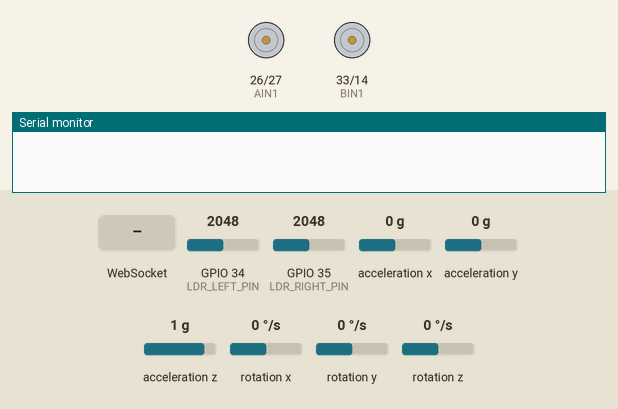
Simulated run of this sketch. Board: ESP32. On the bench: motor-driver pin pairs drawn as motors (green arrow = first pin HIGH = forward, orange = second pin HIGH = backward, longer = more drive, scaled by the enable pin), the last lines printed to the serial monitor. Wiring (inferred from the names in the program): MPU-6050 motion sensor at I2C address 0x68. Inputs (shaded band) come from the test bench; at power-on: acceleration z 1 g, GPIO 34 (LDR_LEFT_PIN) = 2048, GPIO 35 (LDR_RIGHT_PIN) = 2048, rotation x 0 °/s, acceleration x 0 g, acceleration y 0 g, rotation y 0 °/s, rotation z 0 °/s.

Above: at 2.9 s.
3.0 s: acceleration z set to 0.2 g
4.5 s: acceleration z set to -0.1 g
At 4.8 s:
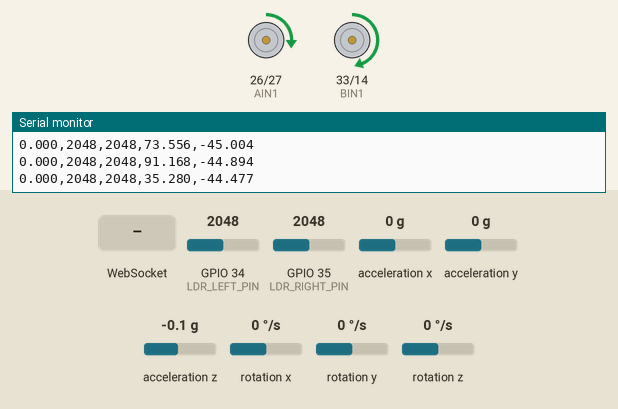
At 7.3 s:
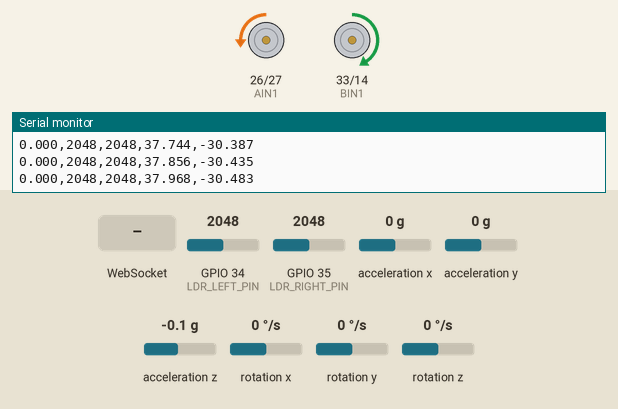
7.5 s: WebSocket text "STOP" received
10.5 s: GPIO 34 (LDR_LEFT_PIN) set to 2866
13.5 s: GPIO 35 (LDR_RIGHT_PIN) set to 2866
At 15.1 s:
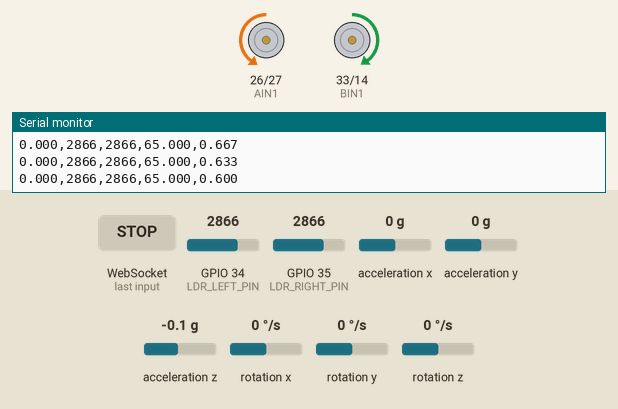
15.3 s: rotation x set to -192 °/s
At 16.7 s:
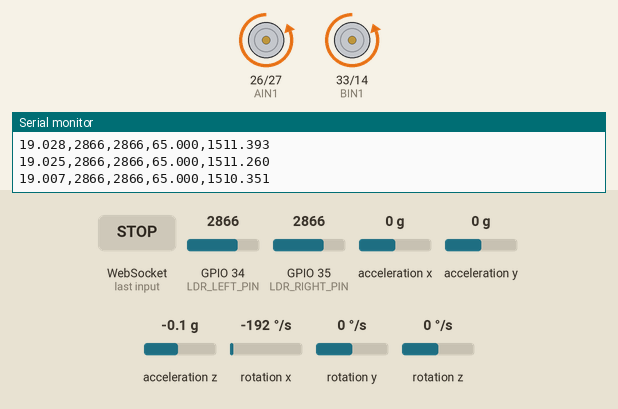
Timing chart, 0 to 17.8 s (numbered marks = the images above; inputs shaded):
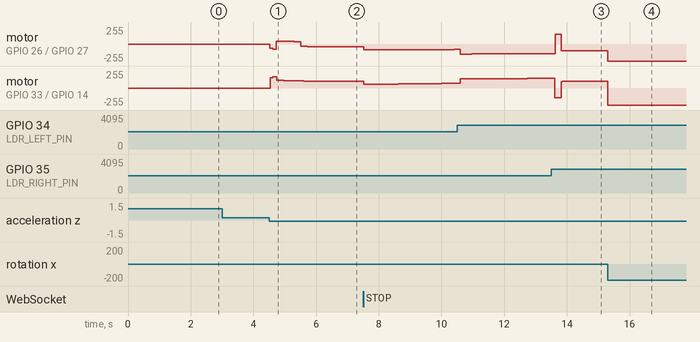

The sketch:

lfr_light_following_robot.ino
```cpp
#include <Wire.h>
#include <WiFi.h>
#include <ESPAsyncWebServer.h>

// ====================================================================
// Lab 13 — Self-Balancing Robot + Light Following (MIMO Control)
// OPTIMIZED FOR: Aggressive Light Following / High Steering Priority
// ====================================================================

// ─── Data Logging Requirements ───
#define BUFFER_SIZE 2000
float angleBuffer[BUFFER_SIZE];
int bufferIndex = 0;
bool recording = false;
bool recordComplete = false;

// ─── Wi-Fi Setup ──────────────────────────────────
const char* ssid = "ESP_burners";
const char* password = "password123";
AsyncWebServer server(80);
AsyncWebSocket ws("/ws");

// ─── MPU-6050 Setup ───
const int MPU_addr = 0x68;
int16_t AcX, AcY, AcZ, GyX, GyY, GyZ;
float accAngle = 0, gyroRate = 0, currentAngle = 0, gyroBiasY = 0;
unsigned long lastTime = 0, lastTele = 0, lastSerialPrint = 0;
float dt = 0;

// ─── INNER LOOP: Balance PID Tuning Parameters ───
float baseSetpoint = 0.90; // Your calibrated physical balance angle
float setpoint = 0.90; // Handled dynamically by position loop
float Kp = 50.0;
float Ki = 0.8;
float Kd = 3.0;

// ─── MIDDLE LOOP: Smoothed Position Cascade Control ───
float Kp_pos = 0.008;
float robotPosition = 0;
float filteredPID = 0;
float u_bal = 0;

float safetyLimit = 25.0;
float error = 0, I = 0, PID_value = 0;

// ─── PIN CONFIGURATION & CONTROLS (YOUR HARDWARE) ───
const int PWMA = 25, AIN1 = 26, AIN2 = 27, PWMB = 32, BIN1 = 33, BIN2 = 14;
int deadbandLeft = 35, deadbandRight = 35;
const float MOTOR_DIR_SIGN = 1.0;

// ─── OUTER LOOP: Light-Following Parameters (GPIO 34 & 35) ───
const int LDR_LEFT_PIN = 34;
const int LDR_RIGHT_PIN = 35;

// Hardware balance calibration offset
const int LDR_RIGHT_OFFSET = 140;

int ldrLeft = 0;
int ldrRight = 0;
float e_light = 0;
float e_light_prev = 0;
float I_light = 0;
unsigned long lastLightLoop = 0;

// AGGRESSIVE STEERING GAINS (Increased authority for rapid tracking)
float Kp_L = 0.25; // Increased from 0.08 for sharp, instant turn response
float Ki_L = 0.008;
float Kd_L = 0.08; // Increased from 0.02 to whip the motors during fast transitions
float u_dir = 0;

// ─── Forward Declarations ───
void readMPU();
void moveMotors(float bal, float dir);
void stopMotors();

// =====================================================================
// MODERN CONTROL PANEL DASHBOARD
// =====================================================================
const char index_html[] PROGMEM = R"rawliteral(
<!DOCTYPE html>
<html>
<head>
<title>NeoBot Control Panel</title>
<meta name="viewport" content="width=device-width, initial-scale=1">
<style>
*{ margin:0; padding:0; box-sizing:border-box; }
body{ background:#0f172a; font-family:'Trebuchet MS',sans-serif; color:white; min-height:100vh; display:flex; justify-content:center; align-items:center; padding:20px; }
.panel{ width:100%; max-width:520px; background:#111827; border:2px solid #1e293b; border-radius:24px; overflow:hidden; box-shadow:0 0 35px rgba(0,0,0,0.5); }
.topbar{ background:linear-gradient(135deg,#06b6d4,#3b82f6); padding:22px; text-align:center; }
.topbar h1{ font-size:2rem; letter-spacing:1px; }
.topbar p{ font-size:0.9rem; opacity:0.9; margin-top:5px; }
.content{ padding:20px; }
.angleBox{ background:#1e293b; border-radius:20px; padding:22px; text-align:center; margin-bottom:18px; border:1px solid #334155; }
.angleBox span{ display:block; font-size:0.9rem; color:#94a3b8; margin-bottom:10px; }
#angleDisp{ font-size:4rem; font-weight:bold; color:#22d3ee; font-family:monospace; }
.sensorGrid{ display:grid; grid-template-columns:repeat(3,1fr); gap:12px; margin-bottom:20px; }
.sensor{ background:#1e293b; padding:14px; border-radius:16px; text-align:center; border:1px solid #334155; }
.sensor h4{ font-size:0.7rem; color:#94a3b8; margin-bottom:8px; }
.sensor div{ font-size:1.4rem; font-weight:bold; color:#f8fafc; }
.heading{ margin:18px 0 10px; font-size:0.85rem; color:#38bdf8; text-transform:uppercase; letter-spacing:2px; }
.card{ background:#1e293b; border-radius:16px; padding:14px; margin-bottom:12px; display:flex; justify-content:space-between; align-items:center; border:1px solid #334155; }
.card label{ font-weight:bold; font-size:0.95rem; }
.card input{ width:110px; padding:10px; border:none; border-radius:10px; background:#0f172a; color:#22d3ee; text-align:center; font-size:0.95rem; outline:none; }
.stop{ width:100%; margin-top:18px; padding:16px; border:none; border-radius:18px; background:#ef4444; color:white; font-size:1rem; font-weight:bold; cursor:pointer; transition:0.2s; }
.stop:hover{ background:#dc2626; transform:translateY(-2px); }
.bottom{ text-align:center; margin-top:18px; color:#64748b; font-size:0.8rem; }
@media(max-width:500px){ .sensorGrid{ grid-template-columns:1fr; } #angleDisp{ font-size:3rem; } }
</style>
</head>
<body>
<div class="panel">
  <div class="topbar">
    <h1>NeoBot Dashboard</h1>
    <p>Self Balancing + Light Tracking System</p>
  </div>
  <div class="content">
    <div class="angleBox">
      <span>Current Tilt Angle</span>
      <div id="angleDisp">0.0°</div>
    </div>
    <div class="sensorGrid">
      <div class="sensor"><h4>LEFT SENSOR</h4><div id="ldrL">0</div></div>
      <div class="sensor"><h4>RIGHT SENSOR</h4><div id="ldrR">0</div></div>
      <div class="sensor"><h4>LIGHT ERROR</h4><div id="ldrE">0</div></div>
    </div>
    <div class="heading">Balance Controller</div>
    <div class="card"><label>Kp</label><input type="number" step="0.5" value="50" onchange="u('P',this.value)"></div>
    <div class="card"><label>Ki</label><input type="number" step="0.1" value="0.8" onchange="u('I',this.value)"></div>
    <div class="card"><label>Kd</label><input type="number" step="0.1" value="3" onchange="u('D',this.value)"></div>
    <div class="card"><label>Setpoint</label><input type="number" step="0.1" value="0.9" onchange="u('S',this.value)"></div>
    <div class="card"><label>Safety Limit</label><input type="number" step="1" value="25" onchange="u('L',this.value)"></div>
    <div class="heading">Light Tracking Controller</div>
    <div class="card"><label>Kp_L</label><input type="number" step="0.01" value="0.25" onchange="u('LP',this.value)"></div>
    <div class="card"><label>Ki_L</label><input type="number" step="0.001" value="0.008" onchange="u('LI',this.value)"></div>
    <div class="card"><label>Kd_L</label><input type="number" step="0.01" value="0.08" onchange="u('LD',this.value)"></div>
    <button class="stop" onclick="u('STOP',0)">EMERGENCY STOP</button>
    <div class="bottom">WiFi PID Monitoring Interface</div>
  </div>
</div>
<script>
var w = new WebSocket(`ws://${location.hostname}/ws`);
w.onclose = () => setTimeout(() => location.reload(), 2000);
w.onmessage = (e) => {
  var parts = e.data.split(',');
  if(parts.length === 4){
    document.getElementById('angleDisp').innerHTML = parts[0] + '°';
    document.getElementById('ldrL').innerHTML = parts[1];
    document.getElementById('ldrR').innerHTML = parts[2];
    document.getElementById('ldrE').innerHTML = parts[3];
  }
};
function u(c,v){ if(w.readyState===1 && v!=="") w.send(c + '=' + v); }
</script>
</body>
</html>
)rawliteral";

// ─── WebSocket Event Handler ───
void onEvent(AsyncWebSocket *server, AsyncWebSocketClient *client,
             AwsEventType type, void *arg, uint8_t *data, size_t len) {
  if (type == WS_EVT_DATA) {
    data[len] = 0;
    String msg = (char*)data;
    char p = msg.charAt(0);
    float v = msg.substring(2).toFloat();
    if (p == 'P') Kp = v;
    else if (p == 'I') Ki = v;
    else if (p == 'D') Kd = v;
    else if (p == 'S') { setpoint = v; baseSetpoint = v; }
    else if (p == 'L') safetyLimit = v;
    else if (msg.startsWith("LP")) Kp_L = v;
    else if (msg.startsWith("LI")) Ki_L = v;
    else if (msg.startsWith("LD")) Kd_L = v;
    else if (msg.startsWith("STOP")) { stopMotors(); I = 0; I_light = 0; u_dir = 0; }
  }
}

// =====================================================================
// SETUP
// =====================================================================
void setup() {
  Serial.begin(115200);
  Wire.begin(21, 22);

  Wire.beginTransmission(MPU_addr);
  Wire.write(0x6B); Wire.write(0);
  Wire.endTransmission(true);

  WiFi.mode(WIFI_AP);
  WiFi.softAP(ssid, password);
  ws.onEvent(onEvent);
  server.addHandler(&ws);
  server.on("/", HTTP_GET, [](AsyncWebServerRequest *request){
    request->send_P(200, "text/html", index_html);
  });
  server.begin();

  pinMode(PWMA, OUTPUT); pinMode(AIN1, OUTPUT); pinMode(AIN2, OUTPUT);
  pinMode(PWMB, OUTPUT); pinMode(BIN1, OUTPUT); pinMode(BIN2, OUTPUT);
  stopMotors();
  analogWriteFrequency(PWMA, 20000);
  analogWriteFrequency(PWMB, 20000);

  // Gyro Calibration
  long sum = 0;
  for (int i = 0; i < 500; i++) { readMPU(); sum += GyX; delay(2); }
  gyroBiasY = sum / 500.0;
  lastTime = micros();
  setpoint = baseSetpoint;
}

// =====================================================================
// MAIN LOOP
// =====================================================================
void loop() {
  ws.cleanupClients();

  unsigned long currentTime = micros();
  dt = (currentTime - lastTime) / 1000000.0;
  if (dt < 0.005) return;
  lastTime = currentTime;

  readMPU();

  accAngle = atan2(AcY, -AcZ) * 180.0 / PI;

  // Safety Trip-switch
  if (abs(accAngle) > safetyLimit || abs(accAngle - baseSetpoint) > safetyLimit) {
    stopMotors();
    I = 0;
    I_light = 0;
    robotPosition = 0;
    filteredPID = 0;
    u_dir = 0;
    return;
  }

  gyroRate = -((GyX - gyroBiasY) / 131.0);
  currentAngle = 0.95 * (currentAngle + gyroRate * dt) + 0.05 * accAngle;

  // ────────────────────────────────────────────────────────────────
  // OUTER LOOP — Aggressive Light Following @ 10 Hz
  // ────────────────────────────────────────────────────────────────
  if (millis() - lastLightLoop >= 100) {
    lastLightLoop = millis();

    ldrLeft = analogRead(LDR_LEFT_PIN);
    ldrRight = analogRead(LDR_RIGHT_PIN);

    int calibratedRight = ldrRight - LDR_RIGHT_OFFSET;
    if (calibratedRight < 0) calibratedRight = 0;

    e_light = (float)(ldrLeft - calibratedRight);

    // ULTRA-LOW SENSITIVITY DEADBAND: Lowered to 20 for near-instant tracking triggers
    int threshold = 20;
    if (abs(e_light) < threshold) {
      e_light = 0;
    }

    // Lightweight filtering to prevent structural loop locking
    static float e_buf[2] = {0, 0};
    e_buf[1] = e_buf[0]; e_buf[0] = e_light;
    e_light = (e_buf[0] + e_buf[1]) / 2.0;

    // Steering PID Logic
    float dt_light = 0.1;
    float P_L = Kp_L * e_light;
    I_light += Ki_L * e_light * dt_light;
    I_light = constrain(I_light, -30, 30);
    float D_L = Kd_L * (e_light - e_light_prev) / dt_light;
    e_light_prev = e_light;

    u_dir = P_L + I_light + D_L;

    // MAXIMUM AUTHORITY BOOST: Allowed steering up to 110 for high-torque fast snaps
    u_dir = constrain(u_dir, -110, 110);
  }

  // ─── Middle Loop: Position Cascade ───
  filteredPID = (0.99 * filteredPID) + (0.01 * u_bal);
  robotPosition += filteredPID * dt;
  robotPosition = constrain(robotPosition, -40.0, 40.0);

  float setpointOffset = robotPosition * Kp_pos;
  setpointOffset = constrain(setpointOffset, -3.0, 3.0);
  setpoint = baseSetpoint + setpointOffset;

  // ─── Inner Loop: Angle PID ───
  error = currentAngle - setpoint;
  if (abs(error) < 6.0) {
    I += Ki * error * dt;
    I = constrain(I, -40.0, 40.0);
  } else {
    I *= 0.2;
  }

  float D = Kd * gyroRate;
  PID_value = ((Kp * error) + I + D) * MOTOR_DIR_SIGN;
  u_bal = PID_value;

  // ─── Telemetry Outputs ───
  if (millis() - lastSerialPrint > 100) {
    Serial.print(currentAngle, 3); Serial.print(",");
    Serial.print(ldrLeft); Serial.print(",");
    Serial.print(ldrRight); Serial.print(",");
    Serial.print(u_dir, 3); Serial.print(",");
    Serial.println(u_bal, 3);
    lastSerialPrint = millis();
  }

  if (millis() - lastTele > 100) {
    String payload = String(currentAngle, 1) + "," +
                     String(ldrLeft) + "," +
                     String(ldrRight) + "," +
                     String((int)e_light);
    ws.textAll(payload);
    lastTele = millis();
  }

  moveMotors(u_bal, u_dir);
}

// =====================================================================
// MPU-6050 READ UTILITY
// =====================================================================
void readMPU() {
  Wire.beginTransmission(MPU_addr);
  Wire.write(0x3B); Wire.endTransmission(false);
  Wire.requestFrom(MPU_addr, 14, true);
  AcX = Wire.read() << 8 | Wire.read();
  AcY = Wire.read() << 8 | Wire.read();
  AcZ = Wire.read() << 8 | Wire.read();
  Wire.read(); Wire.read();
  GyX = Wire.read() << 8 | Wire.read();
  GyY = Wire.read() << 8 | Wire.read();
  GyZ = Wire.read() << 8 | Wire.read();
}

// =====================================================================
// MOTOR DRIVER CONTROL MATRIX (MIMO Mixing Logic)
// =====================================================================
void moveMotors(float bal, float dir) {
  float cmdLeft = bal + dir;
  float cmdRight = bal - dir;

  static float filtL = 0, filtR = 0;
  filtL = 0.4 * filtL + 0.6 * cmdLeft;
  filtR = 0.4 * filtR + 0.6 * cmdRight;

  filtL = constrain(filtL, -255, 255);
  filtR = constrain(filtR, -255, 255);

  if (filtL >= 0) {
    digitalWrite(AIN1, LOW); digitalWrite(AIN2, HIGH);
  } else {
    digitalWrite(AIN1, HIGH); digitalWrite(AIN2, LOW);
  }
  if (filtR >= 0) {
    digitalWrite(BIN1, LOW); digitalWrite(BIN2, HIGH);
  } else {
    digitalWrite(BIN1, HIGH); digitalWrite(BIN2, LOW);
  }

  int s_left = (abs(filtL) > 0) ? ((int)abs(filtL) + deadbandLeft) : 0;
  int s_right = (abs(filtR) > 0) ? ((int)abs(filtR) + deadbandRight) : 0;

  analogWrite(PWMA, constrain(s_left, 0, 255));
  analogWrite(PWMB, constrain(s_right, 0, 255));
}

// =====================================================================
// EMERGENCY MOTOR TERMINATION
// =====================================================================
void stopMotors() {
  analogWrite(PWMA, 0); analogWrite(PWMB, 0);
  digitalWrite(AIN1, LOW); digitalWrite(AIN2, LOW);
  digitalWrite(BIN1, LOW); digitalWrite(BIN2, LOW);
}
```

Measured:
- the behaviour switches between 0.1 and 0 g on acceleration z (found by bisection; images 0 and 1)
- after the input at 3.0 s, every drawn part: stays the same
- after the input at 4.5 s, motor on GPIO 33 (BIN1) / GPIO 14 (BIN2): stopped → forward 153/255 at once, → forward 170/255 0.09 s later, → forward 114/255 0.11 s later, → forward 113/255 0.11 s later, … (18 changes in this stretch)
- after the input at 13.5 s, motor on GPIO 26 (AIN1) / GPIO 27 (AIN2): backward 146/255 → forward 143/255 after 0.12 s, → backward 100/255 0.20 s later
- after the input at 15.3 s, motor on GPIO 26 (AIN1) / GPIO 27 (AIN2): backward 100/255 → backward 255/255 at once; motor on GPIO 33 (BIN1) / GPIO 14 (BIN2): forward 99/255 → backward 255/255 at once
